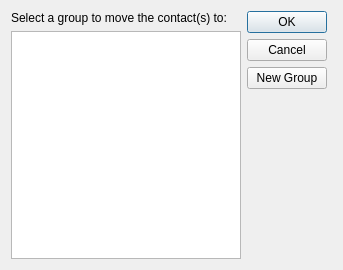
<?xml version="1.0" encoding="UTF-8"?>
<ui version="4.0">
 <class>Dialog</class>
 <widget class="QDialog" name="Dialog">
  <property name="geometry">
   <rect>
    <x>0</x>
    <y>0</y>
    <width>343</width>
    <height>270</height>
   </rect>
  </property>
  <property name="windowTitle">
   <string>Moving Contact(s)</string>
  </property>
  <layout class="QHBoxLayout" name="horizontalLayout">
   <item>
    <layout class="QVBoxLayout" name="verticalLayout_2">
     <item>
      <widget class="QLabel" name="label">
       <property name="text">
        <string>Select a group to move the contact(s) to:</string>
       </property>
      </widget>
     </item>
     <item>
      <widget class="QListWidget" name="groupsList"/>
     </item>
    </layout>
   </item>
   <item>
    <layout class="QVBoxLayout" name="verticalLayout">
     <property name="sizeConstraint">
      <enum>QLayout::SetDefaultConstraint</enum>
     </property>
     <property name="rightMargin">
      <number>5</number>
     </property>
     <item>
      <widget class="QDialogButtonBox" name="buttonBox">
       <property name="sizePolicy">
        <sizepolicy hsizetype="Minimum" vsizetype="Maximum">
         <horstretch>0</horstretch>
         <verstretch>0</verstretch>
        </sizepolicy>
       </property>
       <property name="orientation">
        <enum>Qt::Vertical</enum>
       </property>
       <property name="standardButtons">
        <set>QDialogButtonBox::Cancel|QDialogButtonBox::Ok</set>
       </property>
       <property name="centerButtons">
        <bool>false</bool>
       </property>
      </widget>
     </item>
     <item>
      <widget class="QPushButton" name="newGroupButton">
       <property name="sizePolicy">
        <sizepolicy hsizetype="Minimum" vsizetype="Maximum">
         <horstretch>0</horstretch>
         <verstretch>0</verstretch>
        </sizepolicy>
       </property>
       <property name="text">
        <string>New Group</string>
       </property>
       <property name="autoDefault">
        <bool>false</bool>
       </property>
      </widget>
     </item>
     <item>
      <spacer name="verticalSpacer">
       <property name="orientation">
        <enum>Qt::Vertical</enum>
       </property>
       <property name="sizeHint" stdset="0">
        <size>
         <width>20</width>
         <height>40</height>
        </size>
       </property>
      </spacer>
     </item>
    </layout>
   </item>
  </layout>
 </widget>
 <resources/>
 <connections>
  <connection>
   <sender>buttonBox</sender>
   <signal>rejected()</signal>
   <receiver>Dialog</receiver>
   <slot>reject()</slot>
   <hints>
    <hint type="sourcelabel">
     <x>316</x>
     <y>260</y>
    </hint>
    <hint type="destinationlabel">
     <x>286</x>
     <y>274</y>
    </hint>
   </hints>
  </connection>
  <connection>
   <sender>buttonBox</sender>
   <signal>accepted()</signal>
   <receiver>Dialog</receiver>
   <slot>accept()</slot>
   <hints>
    <hint type="sourcelabel">
     <x>248</x>
     <y>254</y>
    </hint>
    <hint type="destinationlabel">
     <x>157</x>
     <y>274</y>
    </hint>
   </hints>
  </connection>
 </connections>
</ui>
